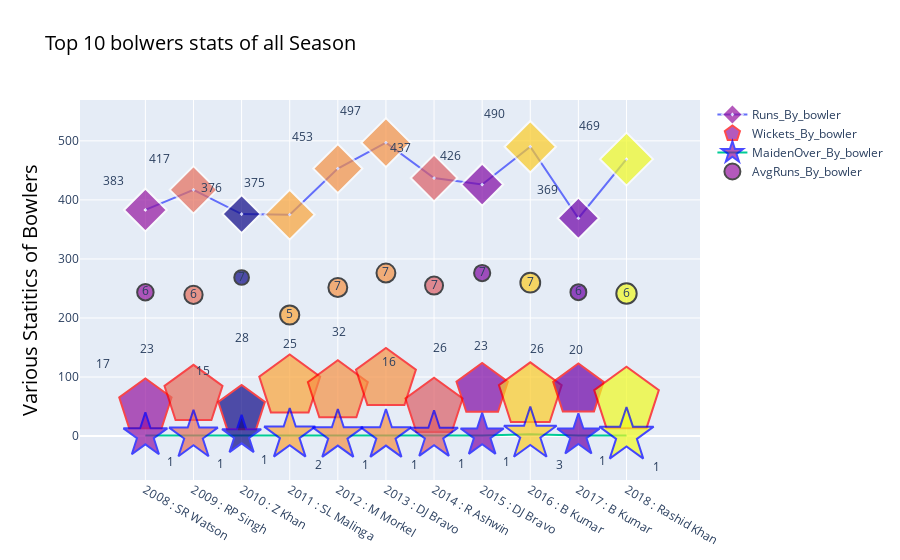

Source (notebook cell):
### Code cell
top_10_bowlers =bowlers_stats[
             (bowlers_stats['over'] > 20) &
             (bowlers_stats['Wickets_By_Bowler'] > (5)) &
             (bowlers_stats['avg_run_per_over'] < (8)) &
             (bowlers_stats['Maiden_Overs'] > (0.21))
             ].groupby(['season']).apply(top,column = 'Wickets_By_Bowler',n=1)
trace_runs =  go.Scatter(
                   x=  top_10_bowlers['season']+ ' : '+top_10_bowlers['bowler'],
                   y = top_10_bowlers['bowleruns_conceded'],hovertext=top_10_bowlers['bowler'],
                   text=top_10_bowlers['bowleruns_conceded'].astype(int),
                   textposition = 'top left',
                   mode ='lines+markers+text', name ='Runs_By_bowler',
                   marker =dict(size=top_10_bowlers['over']*0.6,
                                 color=top_10_bowlers['over'],
                                 symbol='diamond-dot',
                                 line ={'width':2}))

trace_wickets =  go.Scatter(
                   x=  top_10_bowlers['season']+ ' : '+top_10_bowlers['bowler'],
                   y = top_10_bowlers['Wickets_By_Bowler']*3,hovertext=top_10_bowlers['bowler'],
                   text=top_10_bowlers['Wickets_By_Bowler'].astype(int),
                   textposition = 'top left',
                   mode ='text+markers', name ='Wickets_By_bowler',
                   marker =dict(size=top_10_bowlers['over'],
                                 color=top_10_bowlers['over'],
                                 symbol='pentagon',
                                 line ={'width':2,'color':'red'}))
trace_Maiden_Overs =  go.Scatter(
                   x=  top_10_bowlers['season']+ ' : '+top_10_bowlers['bowler'],
                   y = top_10_bowlers['Maiden_Overs'],hovertext=top_10_bowlers['bowler'],
                   text=top_10_bowlers['Maiden_Overs'].astype(int),
                   textposition = 'bottom right',
                   mode ='lines+markers+text', name ='MaidenOver_By_bowler',
                   marker =dict(size=top_10_bowlers['over']*0.6,
                                 color=top_10_bowlers['over'],
                                 symbol='star',
                                 line ={'width':2,'color':'blue'}))
trace_avg_runs =  go.Scatter(
                   x=  top_10_bowlers['season']+ ' : '+top_10_bowlers['bowler'],hovertext=top_10_bowlers['bowler'],
                   y = top_10_bowlers['avg_run_per_over']*35,
                   text=top_10_bowlers['avg_run_per_over'].astype(int),
                   textposition = 'middle center',
                   mode ='markers+text', name ='AvgRuns_By_bowler',
                   marker =dict(size=top_10_bowlers['over']*0.3,
                                 color=top_10_bowlers['over'],
                                 symbol='circle',
                                 line ={'width':2,'color':'black'}))
data_10_bowlers =[trace_runs,trace_wickets,trace_Maiden_Overs,trace_avg_runs]

layout_10_bowlers = go.Layout(title =dict(text ='Top 10 bolwers stats of all Season', 
                                         font = {'size': 20,'color':'black'}),
                             yaxis =dict(title_text = "Various Statitics of Bowlers",
                                         title_font = {'size': 20,'color':'black'}))
fig_10_bowlers = go.Figure(data=data_10_bowlers,layout =layout_10_bowlers)
fig_10_bowlers.show()

### Figure 1 — Plotly figure (JSON) as saved in the notebook; plotly's stock layout.template omitted (floating-point values rounded to 4 significant figures)
{"data": [{"hovertext": ["SR Watson", "RP Singh", "Z Khan", "SL Malinga", "M Morkel", "DJ Bravo", "R Ashwin", "DJ Bravo", "B Kumar", "B Kumar", "Rashid Khan"], "marker": {"color": [55, 61, 49, 64, 63, 63, 60, 54, 66, 53, 68], "line": {"width": 2}, "size": [33, 36.6, 29.4, 38.4, 37.8, 37.8, 36, 32.4, 39.6, 31.8, 40.8], "symbol": "diamond-dot"}, "mode": "lines+markers+text", "name": "Runs_By_bowler", "text": [383, 417, 376, 375, 453, 497, 437, 426, 490, 369, 469], "textposition": "top left", "type": "scatter", "x": ["2008 : SR Watson", "2009 : RP Singh", "2010 : Z Khan", "2011 : SL Malinga", "2012 : M Morkel", "2013 : DJ Bravo", "2014 : R Ashwin", "2015 : DJ Bravo", "2016 : B Kumar", "2017 : B Kumar", "2018 : Rashid Khan"], "y": [383, 417, 376, 375, 453, 497, 437, 426, 490, 369, 469]}, {"hovertext": ["SR Watson", "RP Singh", "Z Khan", "SL Malinga", "M Morkel", "DJ Bravo", "R Ashwin", "DJ Bravo", "B Kumar", "B Kumar", "Rashid Khan"], "marker": {"color": [55, 61, 49, 64, 63, 63, 60, 54, 66, 53, 68], "line": {"color": "red", "width": 2}, "size": [55, 61, 49, 64, 63, 63, 60, 54, 66, 53, 68], "symbol": "pentagon"}, "mode": "text+markers", "name": "Wickets_By_bowler", "text": [17, 23, 15, 28, 25, 32, 16, 26, 23, 26, 20], "textposition": "top left", "type": "scatter", "x": ["2008 : SR Watson", "2009 : RP Singh", "2010 : Z Khan", "2011 : SL Malinga", "2012 : M Morkel", "2013 : DJ Bravo", "2014 : R Ashwin", "2015 : DJ Bravo", "2016 : B Kumar", "2017 : B Kumar", "2018 : Rashid Khan"], "y": [51, 69, 45, 84, 75, 96, 48, 78, 69, 78, 60]}, {"hovertext": ["SR Watson", "RP Singh", "Z Khan", "SL Malinga", "M Morkel", "DJ Bravo", "R Ashwin", "DJ Bravo", "B Kumar", "B Kumar", "Rashid Khan"], "marker": {"color": [55, 61, 49, 64, 63, 63, 60, 54, 66, 53, 68], "line": {"color": "blue", "width": 2}, "size": [33, 36.6, 29.4, 38.4, 37.8, 37.8, 36, 32.4, 39.6, 31.8, 40.8], "symbol": "star"}, "mode": "lines+markers+text", "name": "MaidenOver_By_bowler", "text": [1, 1, 1, 2, 1, 1, 1, 1, 3, 1, 1], "textposition": "bottom right", "type": "scatter", "x": ["2008 : SR Watson", "2009 : RP Singh", "2010 : Z Khan", "2011 : SL Malinga", "2012 : M Morkel", "2013 : DJ Bravo", "2014 : R Ashwin", "2015 : DJ Bravo", "2016 : B Kumar", "2017 : B Kumar", "2018 : Rashid Khan"], "y": [1, 1, 1, 2, 1, 1, 1, 1, 3, 1, 1]}, {"hovertext": ["SR Watson", "RP Singh", "Z Khan", "SL Malinga", "M Morkel", "DJ Bravo", "R Ashwin", "DJ Bravo", "B Kumar", "B Kumar", "Rashid Khan"], "marker": {"color": [55, 61, 49, 64, 63, 63, 60, 54, 66, 53, 68], "line": {"color": "black", "width": 2}, "size": [16.5, 18.3, 14.7, 19.2, 18.9, 18.9, 18, 16.2, 19.8, 15.9, 20.4], "symbol": "circle"}, "mode": "markers+text", "name": "AvgRuns_By_bowler", "text": [6, 6, 7, 5, 7, 7, 7, 7, 7, 6, 6], "textposition": "middle center", "type": "scatter", "x": ["2008 : SR Watson", "2009 : RP Singh", "2010 : Z Khan", "2011 : SL Malinga", "2012 : M Morkel", "2013 : DJ Bravo", "2014 : R Ashwin", "2015 : DJ Bravo", "2016 : B Kumar", "2017 : B Kumar", "2018 : Rashid Khan"], "y": [243.7, 239.3, 268.6, 205.1, 251.7, 276.1, 254.9, 276.1, 259.8, 243.7, 241.4]}], "layout": {"title": {"font": {"color": "black", "size": 20}, "text": "Top 10 bolwers stats of all Season"}, "yaxis": {"title": {"font": {"color": "black", "size": 20}, "text": "Various Statitics of Bowlers"}}}}
